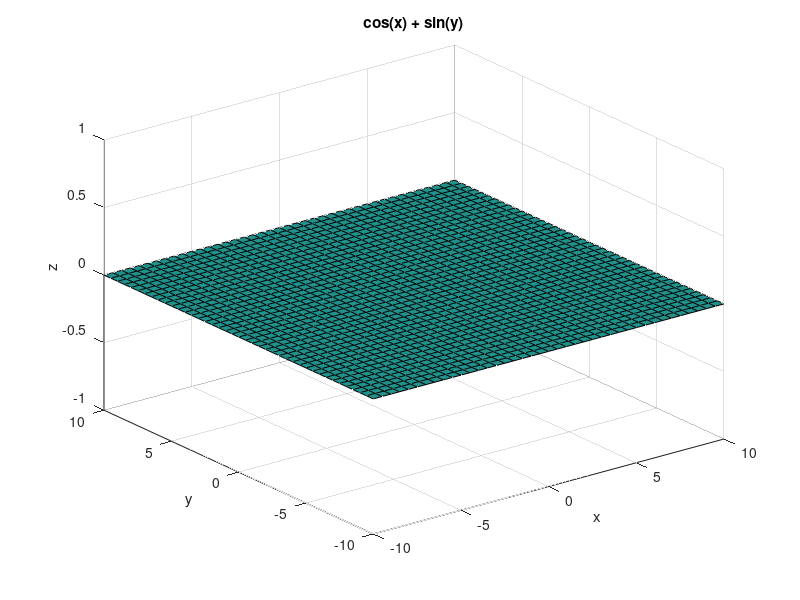

Recreate this plot in MATLAB.
[x, y] = meshgrid(-10:0.5:10);
z  = cos(x) + sin(y);
surf(x, y, zeros(length(x)))
title('cos(x) + sin(y)')
xlabel('x')
ylabel('y')
zlabel('z')